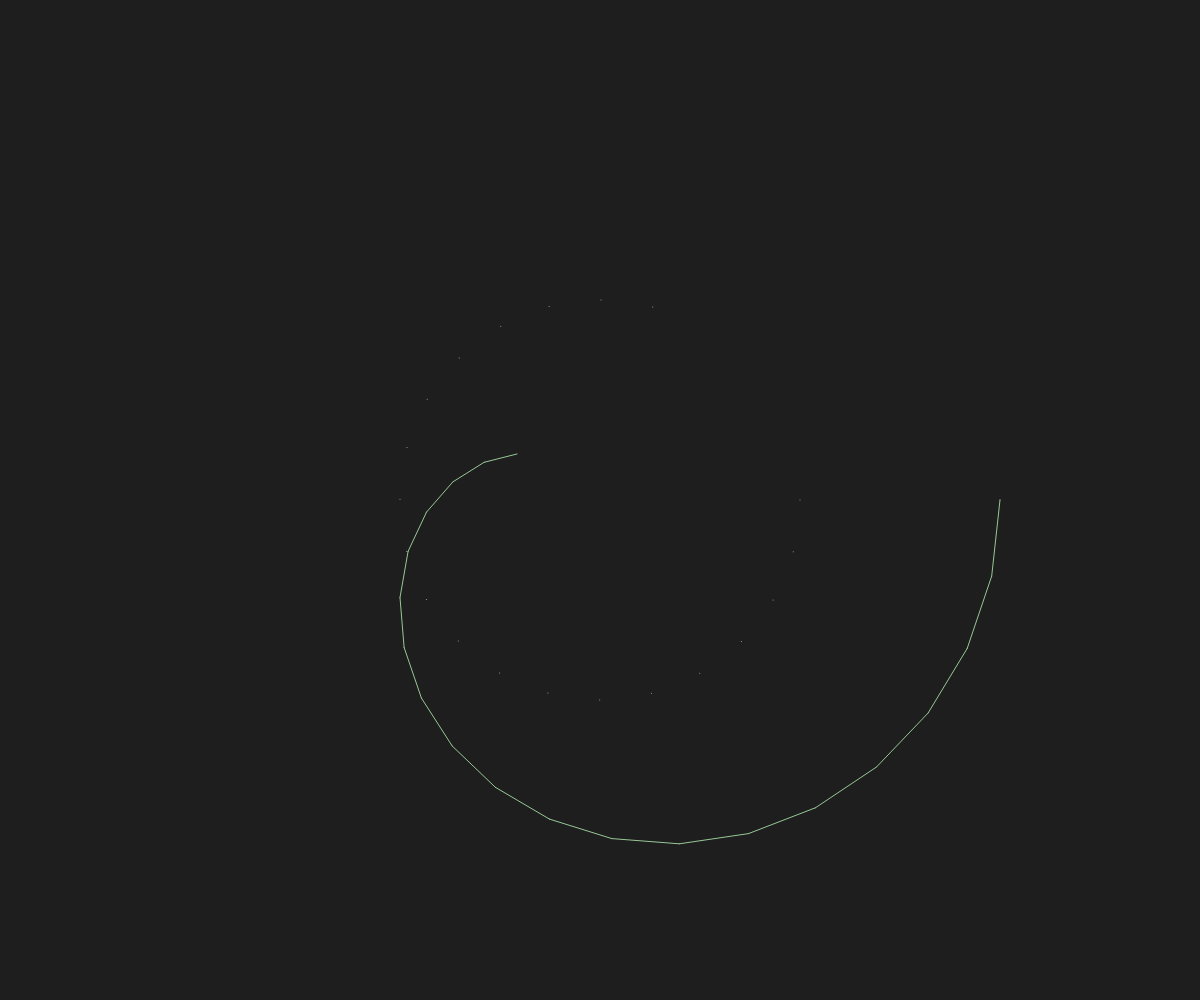
Frame 1 (no input)
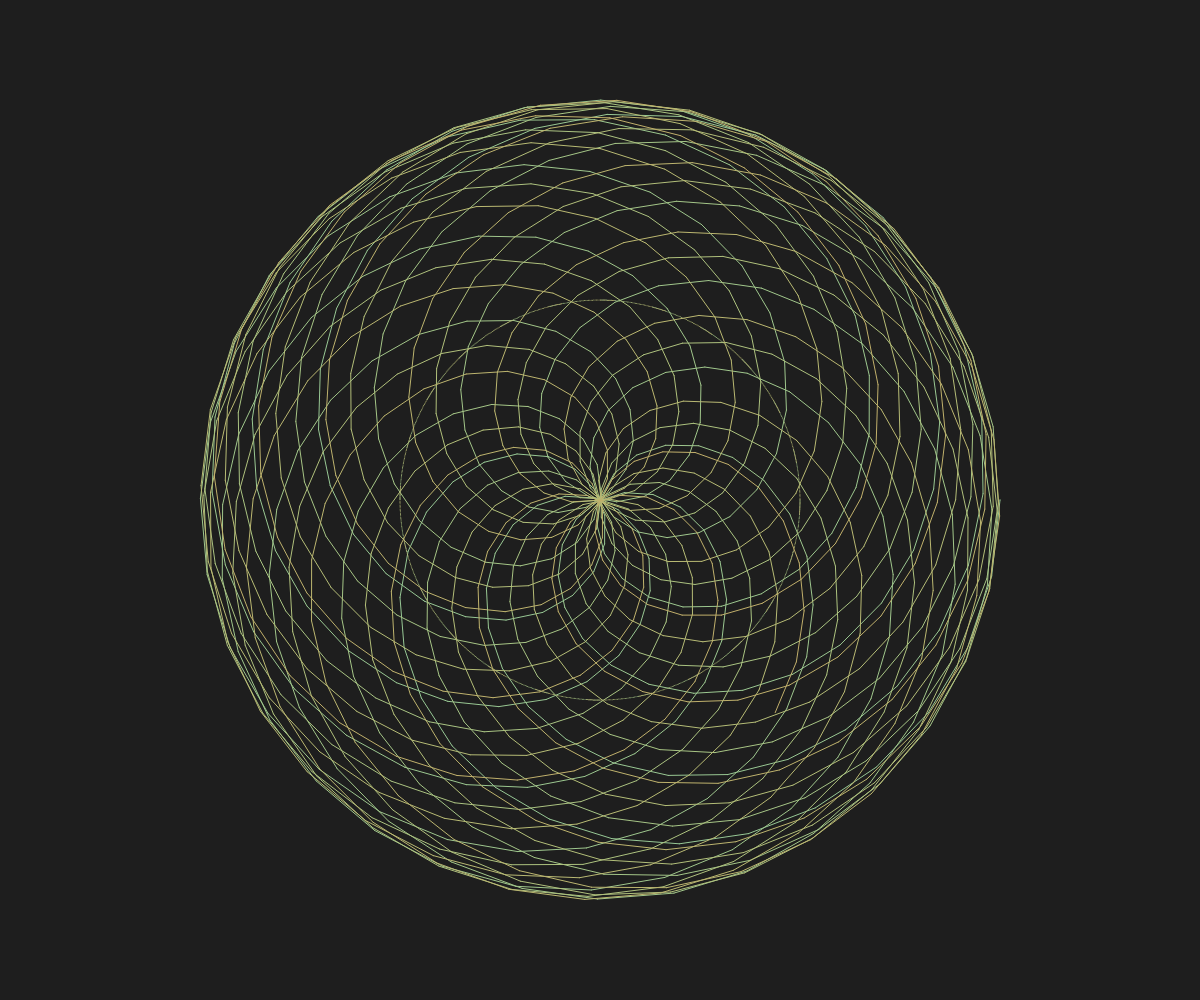
Frame 60 (no input)
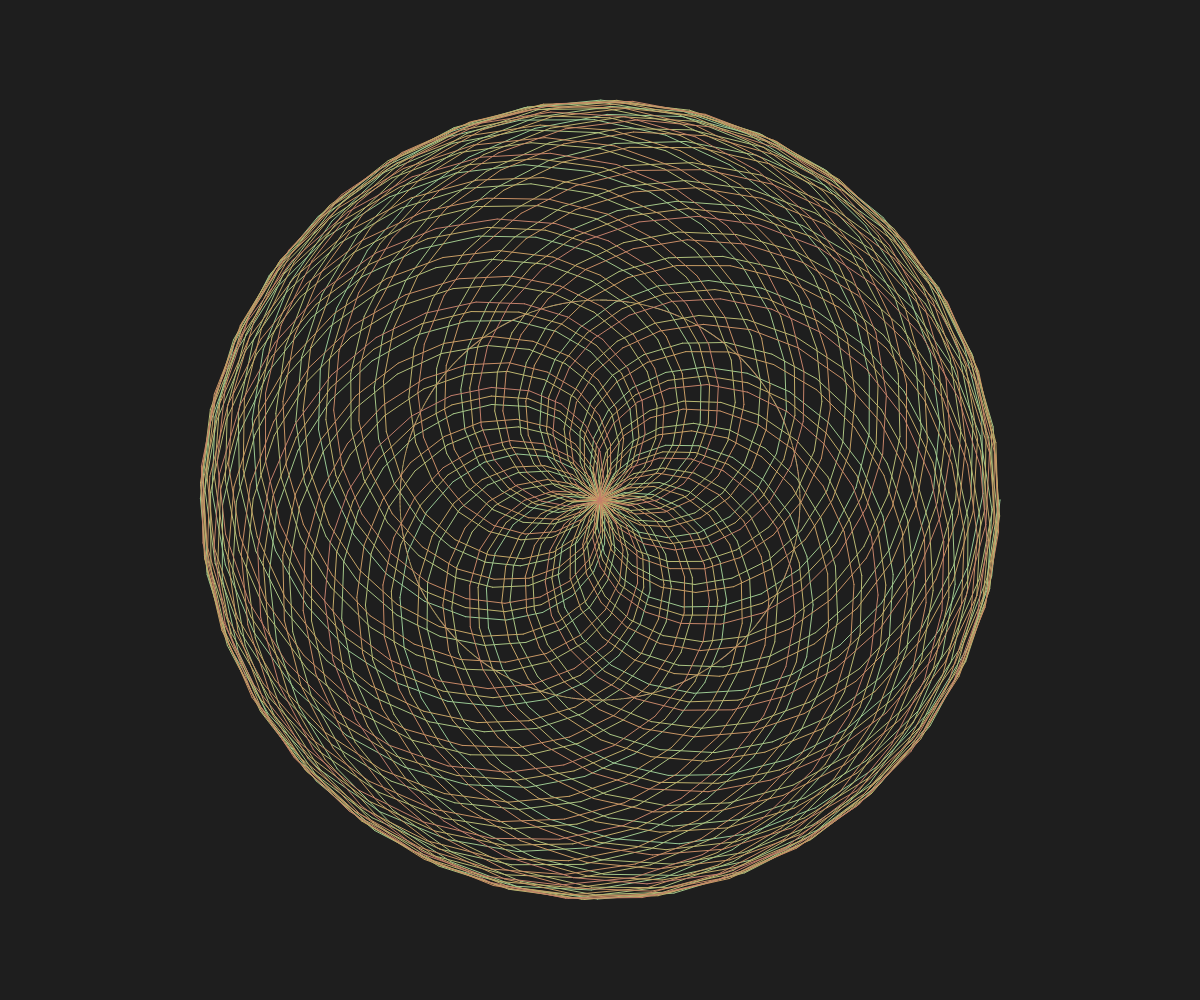
Frame 120 (the mouse pressed at the canvas centre since frame 60)

The p5.js sketch that drew these frames (run headless with seeded random() and noise() and a simulated clock; from frame 60 on, the mouse is pressed at the canvas centre):

// p5.js sketch
// ── sketch.js
//creating variables for radius of circles
var radius1
var radius2
//creating vars for angles
var angle1=0
var angle2=0
var prevX
var prevY
var angle1diameter
var angle2diameter

//timer for the background


function setup() {
  createCanvas(windowWidth, windowHeight);
  angleMode(DEGREES)  
  background(30)
  radius1=random(200,200)
  radius2=random(200,200)
  angle1diameter= random(0.1,20) 
  angle2diameter= random(0.1,20)
}

function draw() {
  
  
  
  //background(30)
  translate(width/2,height/2)
  stroke(255)
 
  
  for(var i=0;i<20;i++){
    var x1= radius1 * cos(angle1)
  var y1= radius2 *sin(angle1)
  
  var x2= x1+ radius2 * cos(angle2)
  var y2= y1 + radius2 *sin(angle2)
  
   //adding colors
    var red=map(sin(frameCount), -1,1,100,200);
    var green=map(cos(frameCount) ,-1,1,100,200);
    var blue=map(sin(frameCount) ,-1,1,200,100);
    
    stroke(red,green,blue)
    point(x1,y1)
    line(prevX,prevY,x2,y2)
    
    prevX= x2
    prevY= y2
  
    angle1 +=  angle1diameter
    angle2 += angle2diameter
    
  }
  

  
}
